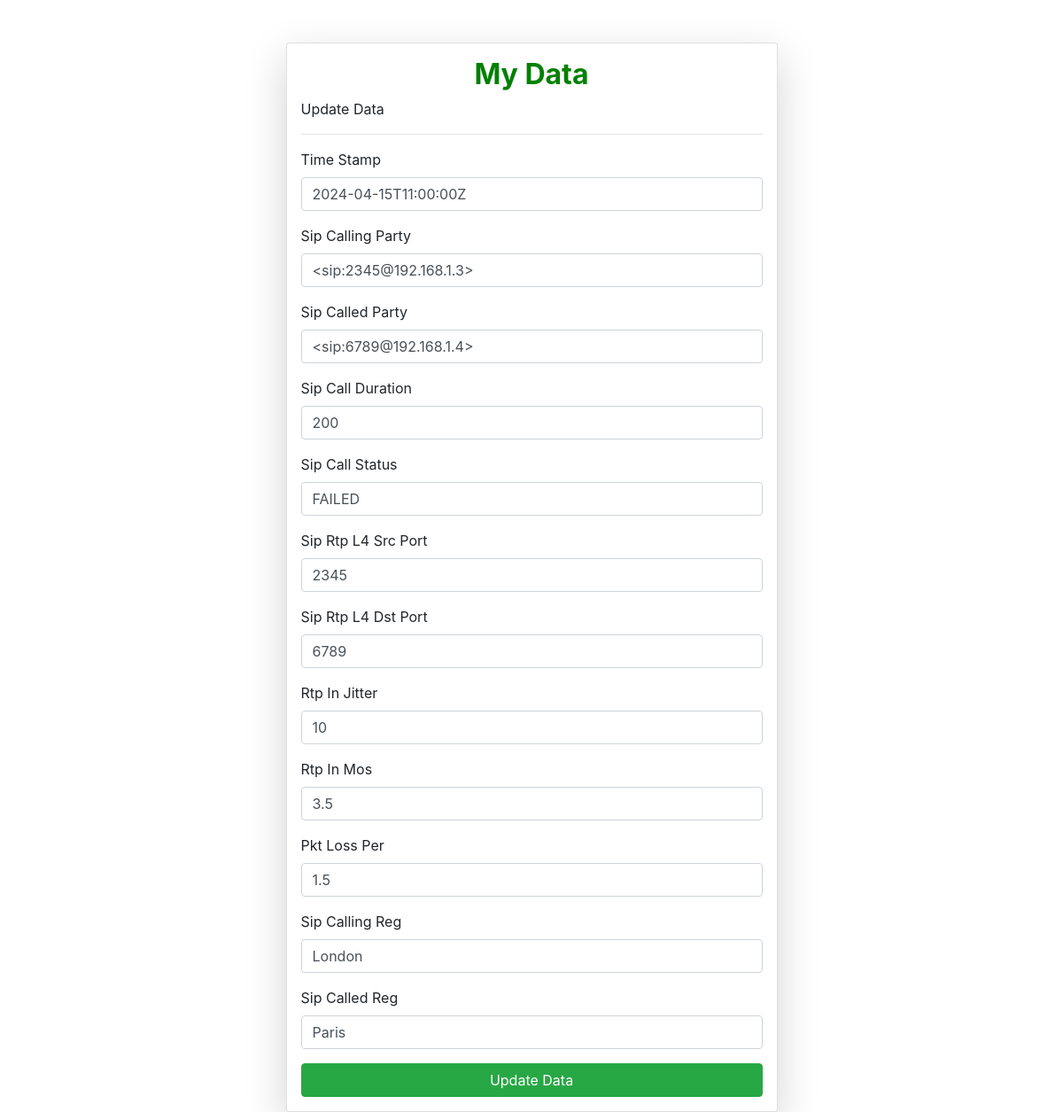
/update_book/8, run on the app's committed database.
### book/models.py (models this page shows)
class Book(models.Model):
    time_stamp = models.CharField(max_length=100)
    sip_calling_party = models.CharField(max_length=100)
    sip_called_party = models.CharField(max_length=100)
    sip_call_duration = models.IntegerField()
    sip_call_status = models.CharField(max_length=100)
    sip_rtp_l4_src_port = models.IntegerField()
    sip_rtp_l4_dst_port = models.IntegerField()
    rtp_in_jitter = models.IntegerField()
    rtp_in_mos = models.DecimalField(max_digits=6, decimal_places=1)
    pkt_loss_per = models.DecimalField(max_digits=6, decimal_places=1)
    sip_calling_reg = models.CharField(max_length=100)
    sip_called_reg = models.CharField(max_length=100)

### book/views.py (the view, shortened to what this page needs)
# urls.py: path('update_book/<id>', update_book, name='update_book'),
def update_book(request, id):
    queryset = Book.objects.get(id=id)
    context = {'book': queryset}
    return render(request, 'update_book.html', context)

### book/templates/update_book.html (shortened to what this page needs)
{% extends "base.html" %} {% block start %}
<link
  href="https://maxcdn.bootstrapcdn.com/bootstrap/4.5.2/css/bootstrap.min.css"
  rel="stylesheet"
/>
<div class="container mt-5">
  <form
    class="col-6 mx-auto card p-3 shadow-lg"
    method="post"
    enctype="multipart/form-data"
  >
    <h2 class="text text-center">My Data</h2>
    <h>Update Data</h>
    <hr />
    <div class="form-group">
      <label for="timestamp">Time Stamp</label>
      <input
        name="timestamp"
        value="{{book.time_stamp}}"
        type="text"
        class="form-control"
      />
    </div>
    <div class="form-group">
      <label for="sipcallingparty">Sip Calling Party</label>
      <input
        name="sipcallingparty"
        value="{{book.sip_calling_party}}"
        type="text"
        class="form-control"
      />
    </div>
    <div class="form-group">
      <label for="sipcalledparty">Sip Called Party</label>
      <input
        name="sipcalledparty"
        value="{{book.sip_called_party}}"
        type="text"
        class="form-control"
      />
    </div>
    <div class="form-group">
      <label for="sipcallduration">Sip Call Duration</label>
      <input
        name="sipcallduration"
        value="{{book.sip_call_duration}}"
        type="text"
        class="form-control"
      />
    </div>
    <div class="form-group">
      <label for="sipcallstatus">Sip Call Status</label>
      <input
        name="sipcallstatus"
        value="{{book.sip_call_status}}"
        type="text"
        class="form-control"
      />
    </div>
    <div class="form-group">
      <label for="siprtpl4srcport">Sip Rtp L4 Src Port</label>
      <input
        name="siprtpl4srcport"
        value="{{book.sip_rtp_l4_src_port}}"
        type="text"
        class="form-control"
      />
    </div>
    <div class="form-group">
      <label for="siprtpl4dstport">Sip Rtp L4 Dst Port</label>
      <input
        name="siprtpl4dstport"
        value="{{book.sip_rtp_l4_dst_port}}"
        type="text"
        class="form-control"
      />
    </div>
    <div class="form-group">
      <label for="rtpinjitter">Rtp In Jitter</label>
      <input
        name="rtpinjitter"
        value="{{book.rtp_in_jitter}}"
        type="text"
        class="form-control"
      />
    </div>
    <div class="form-group">
      <label for="rtpinmos">Rtp In Mos</label>
      <input
        name="rtpinmos"
        value="{{book.rtp_in_mos}}"
        type="text"
        class="form-control"
      />
    </div>
    <div class="form-group">
      <label for="pktlossper">Pkt Loss Per</label>
      <input
        name="pktlossper"
        value="{{book.pkt_loss_per}}"
        type="text"
        class="form-control"
      />
    </div>
    <div class="form-group">
      <label for="sipcallingreg">Sip Calling Reg</label>
      <input
        name="sipcallingreg"
        value="{{book.sip_calling_reg}}"
        type="text"
        class="form-control"
      />
    </div>
    <div class="form-group">
      <label for="sipcalledreg">Sip Called Reg</label>
      <input
        name="sipcalledreg"
        value="{{book.sip_called_reg}}"
        type="text"
        class="form-control"
      />
    </div>
    <button type="submit" class="btn btn-success">Update Data</button>
  </form>
</div>
{% endblock %}

### book/templates/update_book.html (style rules this page uses)
.text { color: green; font-weight: bold; }

### data on the page
Book: timestamp "2024-04-15T11:00:00Z", sipcallingparty "<sip:2345@192.168.1.3>", sipcalledparty "<sip:6789@192.168.1.4>", sipcallduration "200", sipcallstatus "FAILED", siprtpl4srcport "2345", siprtpl4dstport "6789", rtpinjitter "10", rtpinmos "3.5", pktlossper "1.5", sipcallingreg "London", sipcalledreg "Paris"
